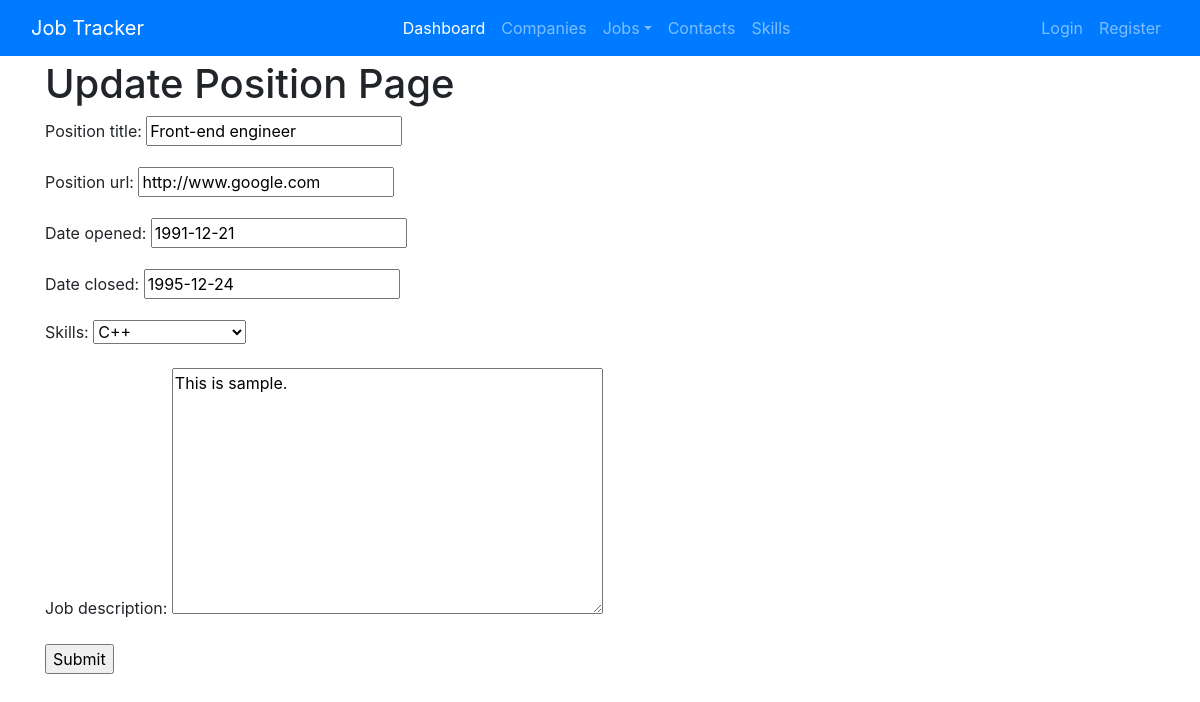
/positions/1, run on the app's committed database.
### jobs/models.py (models this page shows, shortened)
class Position(models.Model):
	INDUSTRY_SKILL = [
		('Java', 'Java'),
		('C++', 'C++'),
		('Algorithm Design', 'Algorithm Design'),
		('Object Oriented', 'Object Oriented'),
		('Kubernetes', 'Kubernetes')
	]
	position_title = models.CharField(max_length=100)
	position_url = models.URLField(max_length=300, null=True)
	date_opened = models.DateField(null=True)
	date_closed = models.DateField(null=True, blank=True, default='')
	skills = models.CharField(choices=INDUSTRY_SKILL, max_length=100) # Need to look into multiple selection
	job_description = models.TextField(null=True)

### jobs/views.py (the view)
# urls.py: path('positions/<int:pk>', PositionUpdateView.as_view(), name='jobs-update-position'),
class PositionUpdateView(UpdateView):
    model = Position
    fields = '__all__'
    template_name = 'jobs/update_position.html'
    context_object_name = 'position'

### jobs/templates/jobs/update_position.html (shortened to what this page needs)
{% extends "jobs/base.html" %}
{% block content %}
	<h1>Update Position Page</h1>
    <form action="" method="post">
        {{ form.as_p }}
        <input type="submit" value="Submit">
    </form>
{% endblock content %}

### jobs/static/jobs/style.css (style rules this page uses)
body { padding-top: 60px; }

### data on the page
Position: position_title "Front-end engineer", position_url "http://www.google.com", date_opened "1991-12-21", date_closed "1995-12-24", skills "C++", job_description "This is sample."
